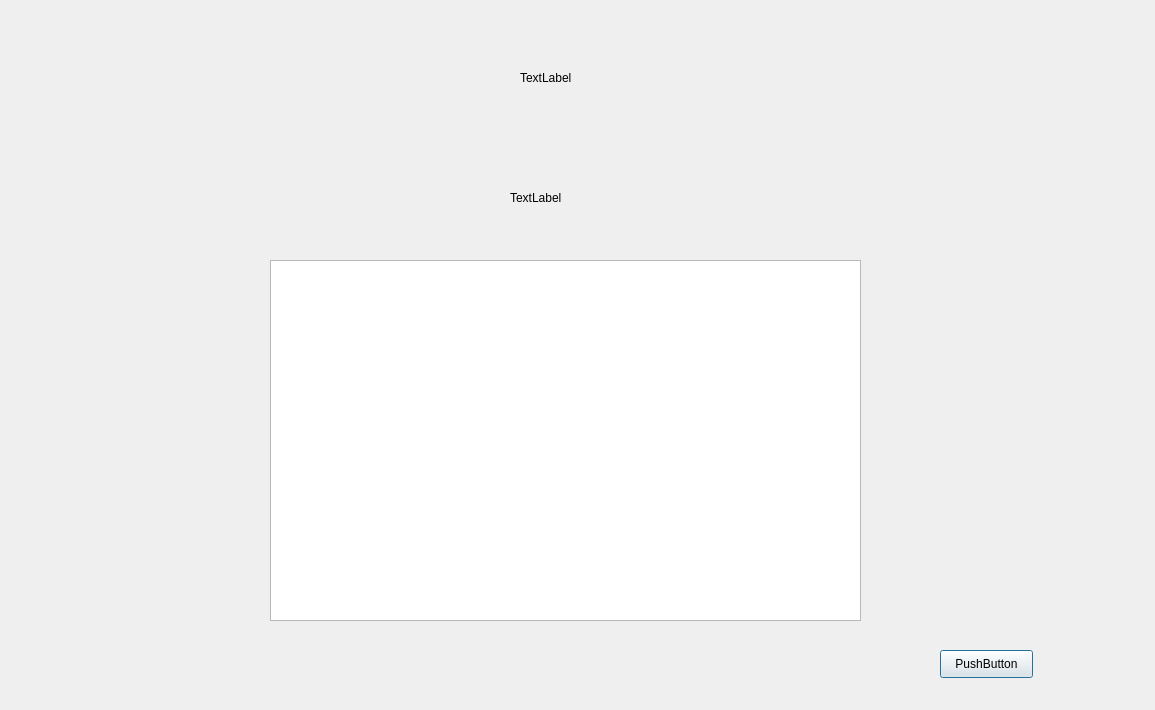
<?xml version="1.0" encoding="UTF-8"?>
<ui version="4.0">
 <class>MCustomer</class>
 <widget class="QDialog" name="MCustomer">
  <property name="geometry">
   <rect>
    <x>0</x>
    <y>0</y>
    <width>1155</width>
    <height>710</height>
   </rect>
  </property>
  <property name="windowTitle">
   <string>Dialog</string>
  </property>
  <widget class="QLabel" name="label">
   <property name="geometry">
    <rect>
     <x>520</x>
     <y>70</y>
     <width>72</width>
     <height>15</height>
    </rect>
   </property>
   <property name="text">
    <string>TextLabel</string>
   </property>
  </widget>
  <widget class="QTableWidget" name="tableWidget">
   <property name="geometry">
    <rect>
     <x>270</x>
     <y>260</y>
     <width>591</width>
     <height>361</height>
    </rect>
   </property>
  </widget>
  <widget class="QPushButton" name="pushButton">
   <property name="geometry">
    <rect>
     <x>940</x>
     <y>650</y>
     <width>93</width>
     <height>28</height>
    </rect>
   </property>
   <property name="text">
    <string>PushButton</string>
   </property>
  </widget>
  <widget class="QLabel" name="label_2">
   <property name="geometry">
    <rect>
     <x>510</x>
     <y>190</y>
     <width>72</width>
     <height>15</height>
    </rect>
   </property>
   <property name="text">
    <string>TextLabel</string>
   </property>
  </widget>
 </widget>
 <resources/>
 <connections/>
</ui>
